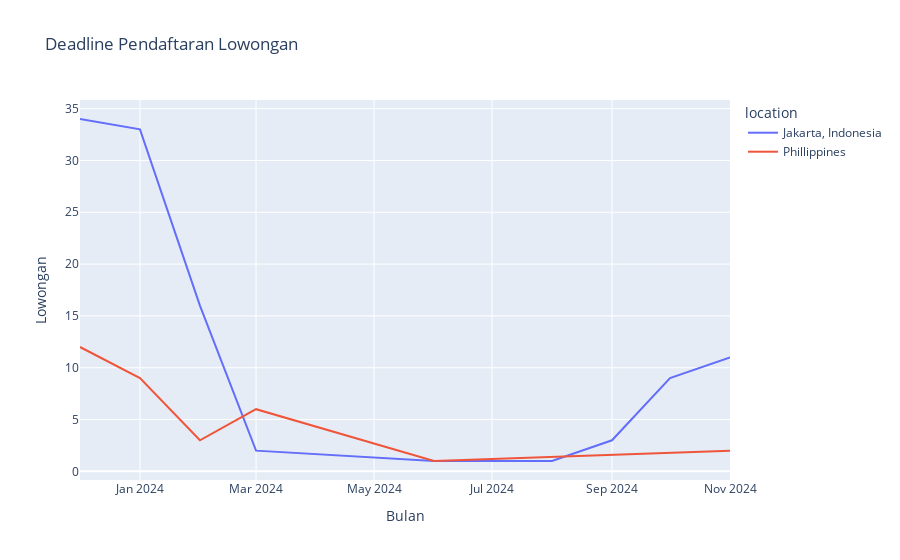

The cell this chart's notebook holds for it:
### Code cell
import plotly.express as px
px.line(deadline_table, 
        x='yearmonth', y='index', color='location', title='Deadline Pendaftaran Lowongan',
        labels={'yearmonth':'Bulan','index' : 'Lowongan'})

### Figure 1 — Plotly figure (JSON) as saved in the notebook; plotly's stock layout.template omitted (floating-point values rounded to 4 significant figures)
{"data": [{"hovertemplate": "location=Jakarta, Indonesia<br>Bulan=%{x}<br>Lowongan=%{y}<extra></extra>", "legendgroup": "Jakarta, Indonesia", "line": {"color": "#636efa", "dash": "solid"}, "marker": {"symbol": "circle"}, "mode": "lines", "name": "Jakarta, Indonesia", "orientation": "v", "showlegend": true, "type": "scatter", "x": ["2023-12", "2024-01", "2024-02", "2024-03", "2024-06", "2024-08", "2024-09", "2024-10", "2024-11"], "xaxis": "x", "y": [34, 33, 16, 2, 1, 1, 3, 9, 11], "yaxis": "y"}, {"hovertemplate": "location=Phillippines<br>Bulan=%{x}<br>Lowongan=%{y}<extra></extra>", "legendgroup": "Phillippines", "line": {"color": "#EF553B", "dash": "solid"}, "marker": {"symbol": "circle"}, "mode": "lines", "name": "Phillippines", "orientation": "v", "showlegend": true, "type": "scatter", "x": ["2023-12", "2024-01", "2024-02", "2024-03", "2024-06", "2024-11"], "xaxis": "x", "y": [12, 9, 3, 6, 1, 2], "yaxis": "y"}], "layout": {"legend": {"title": {"text": "location"}, "tracegroupgap": 0}, "title": {"text": "Deadline Pendaftaran Lowongan"}, "xaxis": {"anchor": "y", "domain": [0, 1], "title": {"text": "Bulan"}}, "yaxis": {"anchor": "x", "domain": [0, 1], "title": {"text": "Lowongan"}}}}
